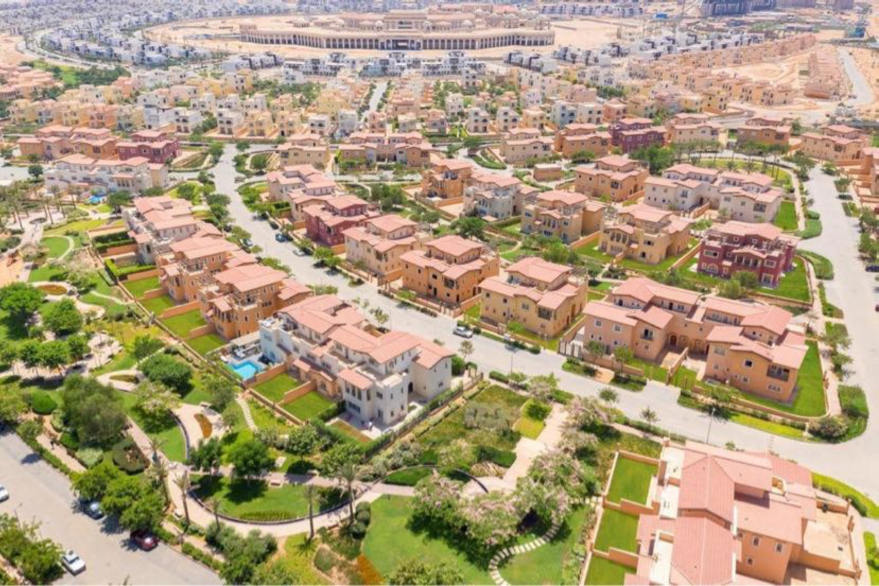
#> input picture assets/img/projects/hyde-park-business-district/hyde-park-business-district-hero.jpg, 1757 x 1171 px (shown at 1/2 size); its folder holds only this picture in this run
$ python make-responsive.py
#> lines starting #> are read from the running program, lines starting #| are printed output that depends on the picture
"""
Make smaller WebP copies of each project's hero photo for mobile (srcset).

    python tools/make-responsive.py

Writes assets/img/projects/<slug>/responsive/<slug>-hero-<width>.webp for each
width in WIDTHS that is smaller than the original. Re-run after replacing a
hero photo, then run `node tools/build-pages.js` — the build picks the files
up automatically (no code change needed). Needs Pillow: pip install pillow
"""
import glob
import os

from PIL import Image

ROOT = os.path.join(os.path.dirname(os.path.abspath(__file__)), '..')
WIDTHS = [800, 1200, 1600]
QUALITY = 78
# The 800 px copy is what phones download for the hero (their LCP image), so it
# gets a little more compression — on a phone it's shown ~400 px wide under a
# dark overlay, where q70 looks the same as q78.
MOBILE_QUALITY = 70

for src in sorted(glob.glob(os.path.join(ROOT, 'assets', 'img', 'projects', '*', '*'))):
    name = os.path.basename(src)
    base, ext = os.path.splitext(name)
    if ext.lower() not in ('.jpg', '.jpeg', '.png', '.webp') or not base.lower().endswith('-hero'):
        continue
    slug = os.path.basename(os.path.dirname(src))
    out_dir = os.path.join(os.path.dirname(src), 'responsive')
    os.makedirs(out_dir, exist_ok=True)
    with Image.open(src) as im:
#> im is the input picture: PIL image 1757x1171 RGB; mean R, G, B 172.3, 154.1, 124.4
        im = im.convert('RGB')
        for w in WIDTHS:
            if w >= im.width:
                continue
            h = round(im.height * w / im.width)
            out = os.path.join(out_dir, '%s-hero-%d.webp' % (slug, w))
            if os.path.exists(out) and os.path.getmtime(out) >= os.path.getmtime(src):
                continue
            im.resize((w, h), Image.LANCZOS).save(out, 'WEBP', quality=MOBILE_QUALITY if w <= 800 else QUALITY, method=6)
            print('wrote', os.path.relpath(out, ROOT), '%d KB' % (os.path.getsize(out) // 1024))
#> this loop made 3 passes
#> pass 1, `im.resize((w, h), Image.LANCZOS).save(out, 'WEBP', quality=MOBILE_QUAL..`:
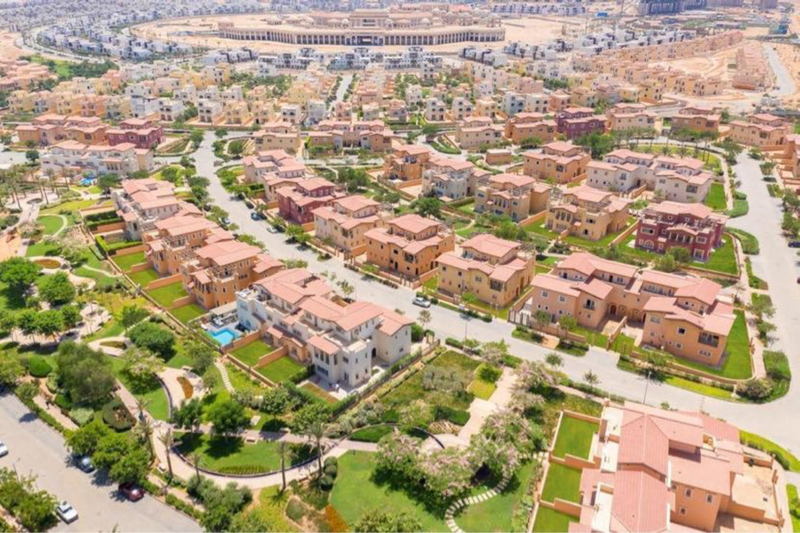
#> saved as hyde-park-business-district-hero-800.webp: PIL image 800x533 RGB; mean R, G, B 172.3, 154.1, 124.4

# Gallery thumbnails (the strip under the main photo is ~100 px wide — loading
# the full photo six times for it is the slowest thing on a project page):
# responsive/<slug>-gallery-<n>-thumb.webp, 320 px wide.
THUMB_W = 320
for src in sorted(glob.glob(os.path.join(ROOT, 'assets', 'img', 'projects', '*', '*'))):
    base, ext = os.path.splitext(os.path.basename(src))
    if ext.lower() not in ('.jpg', '.jpeg', '.png', '.webp') or '-gallery-' not in base.lower():
        continue
    slug = os.path.basename(os.path.dirname(src))
    out_dir = os.path.join(os.path.dirname(src), 'responsive')
    os.makedirs(out_dir, exist_ok=True)
    out = os.path.join(out_dir, base.lower() + '-thumb.webp')
    if os.path.exists(out) and os.path.getmtime(out) >= os.path.getmtime(src):
        continue
    with Image.open(src) as im:
        im = im.convert('RGB')
        h = round(im.height * THUMB_W / im.width)
        im.resize((THUMB_W, h), Image.LANCZOS).save(out, 'WEBP', quality=72, method=6)
    print('wrote', os.path.relpath(out, ROOT), '%d KB' % (os.path.getsize(out) // 1024))

# Phone-size copies of the other big photos: the gallery's main photo (800 px)
# and the unit-type photos (720 px). Lazy images near the top of the page still
# download during page load, so full-size copies compete with the hero.
# responsive/<name>-<width>.webp — the build adds them as srcset automatically.
for src in sorted(glob.glob(os.path.join(ROOT, 'assets', 'img', 'projects', '*', '*'))):
    base, ext = os.path.splitext(os.path.basename(src))
    name = base.lower()
#> name = 'hyde-park-business-district-hero'
    if ext.lower() not in ('.jpg', '.jpeg', '.png', '.webp') or name.endswith('-hero') or name.endswith('-location'):
        continue
    w = 800 if '-gallery-' in name else 720
    out_dir = os.path.join(os.path.dirname(src), 'responsive')
    os.makedirs(out_dir, exist_ok=True)
    out = os.path.join(out_dir, '%s-%d.webp' % (name, w))
    if os.path.exists(out) and os.path.getmtime(out) >= os.path.getmtime(src):
        continue
    with Image.open(src) as im:
        if im.width <= w * 1.15:
            continue
        im = im.convert('RGB')
        im.resize((w, round(im.height * w / im.width)), Image.LANCZOS).save(out, 'WEBP', quality=72, method=6)
    print('wrote', os.path.relpath(out, ROOT), '%d KB' % (os.path.getsize(out) // 1024))
